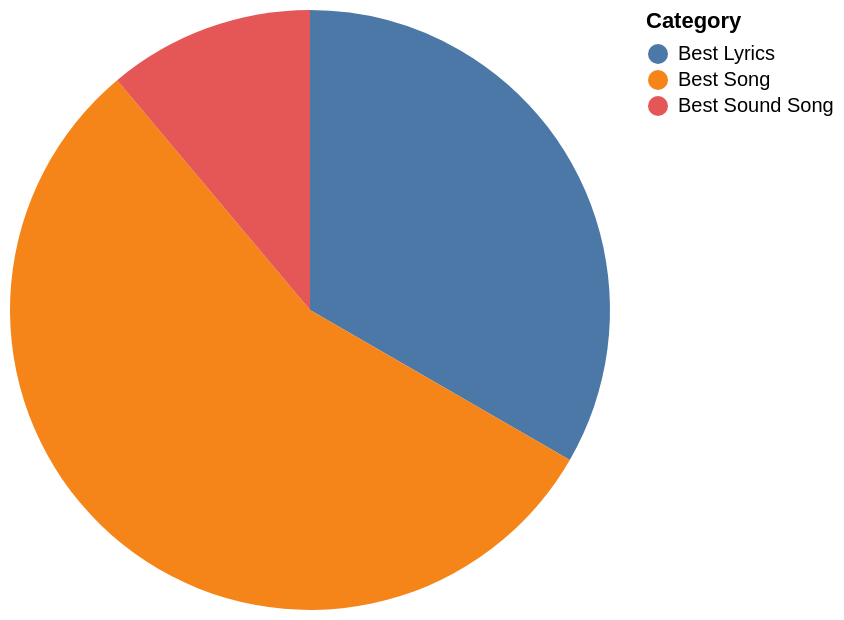

Write a Vega-Lite specification for this figure.
### Vega-Lite specification from a JSON file in a GitHub repository (floating-point values rounded to 4 significant figures)
{"data": {"values": [{"x_data": "Best Lyrics", "y_data": 3}, {"x_data": "Best Song", "y_data": 5}, {"x_data": "Best Sound Song", "y_data": 1}]}, "mark": "arc", "encoding": {"theta": {"field": "y_data", "type": "quantitative", "title": "COUNT(*)"}, "color": {"field": "x_data", "type": "nominal", "title": "Category"}}}
